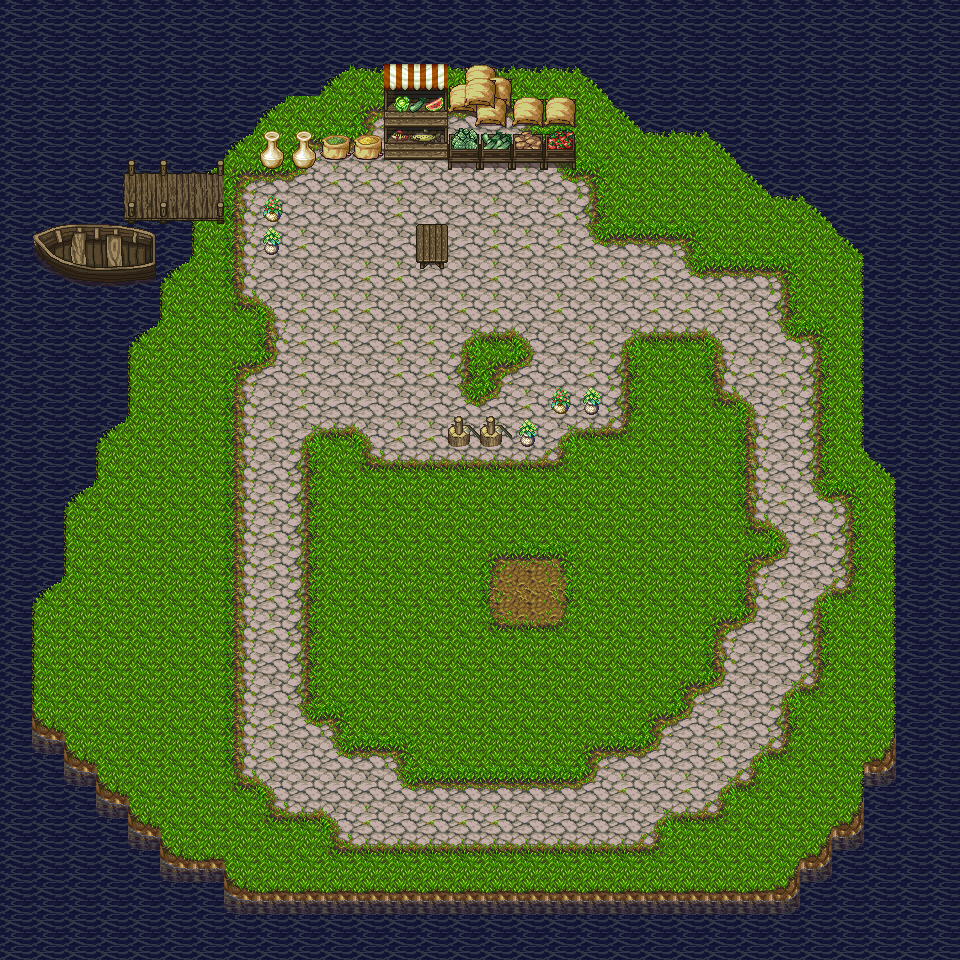

The image is a tile-based game level rendered from a .tmx file. Its description and source (layers, tilesets, objects; grid data summarised) follow:
An orthogonal 30x30 tile map with 32x32 px tiles, 2 tile layers (Terreno, Suelo), 2 tilesets and 11 objects (me.LevelEntitiy, island_back).

<map version="1.0" orientation="orthogonal" renderorder="right-down" width="30" height="30" tilewidth="32" tileheight="32" nextobjectid="15">
 <tileset firstgid="1" name="tilemap" tilewidth="32" tileheight="32">
  <image source="tileset/tilemap.png" width="512" height="544" />
  <terraintypes>
   <terrain name="Piedra" tile="17" />
   <terrain name="Pasto" tile="177" />
  </terraintypes>
  <tile id="0" terrain="1,1,1,0" />
  <tile id="1" terrain="1,1,0,0" />
  <tile id="2" terrain="1,1,0,1" />
  <tile id="16" terrain="1,0,1,0" />
  <tile id="17" terrain="0,0,0,0" />
  <tile id="18" terrain="0,1,0,1" />
  <tile id="32" terrain="1,0,1,1" />
  <tile id="33" terrain="0,0,1,1" />
  <tile id="34" terrain="0,1,1,1" />
  <tile id="48" terrain="0,0,0,1" />
  <tile id="49" terrain="0,0,1,0" />
  <tile id="50" terrain="0,0,0,0" />
  <tile id="64" terrain="0,1,0,0" />
  <tile id="65" terrain="1,0,0,0" />
  <tile id="177" terrain="1,1,1,1" />
 </tileset>
 <tileset firstgid="273" name="metatiles32x32" tilewidth="32" tileheight="32">
  <image source="tileset/metatiles32x32.png" width="192" height="32" />
 </tileset>
 <layer name="Terreno" width="30" height="30">
  <data>[900 cells, 900 non-empty, 36 distinct tile ids]</data>
 </layer>
 <layer name="Suelo" width="30" height="30">
  <data>[900 cells, 51 non-empty, 44 distinct tile ids]</data>
 </layer>
 <objectgroup name="collision">
  <object id="4" x="352" y="64">
   <polyline points="0,0 224,0 288,64 352,64 416,128 448,128 512,192 512,384 544,416 544,672 512,704 512,736 416,832 -96,832 -128,800 -160,800 -320,640 -320,544 -288,512 -288,448 -256,416 -256,384 -224,352 -224,288 -192,256 -192,224 -160,192 -160,160 -224,160 -224,96 -128,96 -64,32 -32,32 0,0" />
  </object>
  <object id="5" x="256" y="128" width="320" height="32" />
  <object id="6" x="384" y="64" width="128" height="64" />
  <object id="7" x="512" y="96" width="64" height="32" />
  <object id="8" x="416" y="224" width="32" height="32" />
  <object id="9" x="448" y="416" width="96" height="32" />
  <object id="10" x="544" y="384" width="64" height="32" />
  <object id="11" x="256" y="192" width="32" height="32" />
  <object id="12" x="256" y="224" width="32" height="32" />
 </objectgroup>
 <objectgroup color="#3bff00" name="Triggers">
  <object id="13" name="me.LevelEntitiy" x="128" y="160" width="32" height="64">
   <properties>
    <property name="duration" value="250" />
    <property name="fade" value="#000000" />
    <property name="to" value="island" />
   </properties>
  </object>
  <object id="14" name="island_back" x="192" y="160" width="32" height="64" />
 </objectgroup>
</map>
